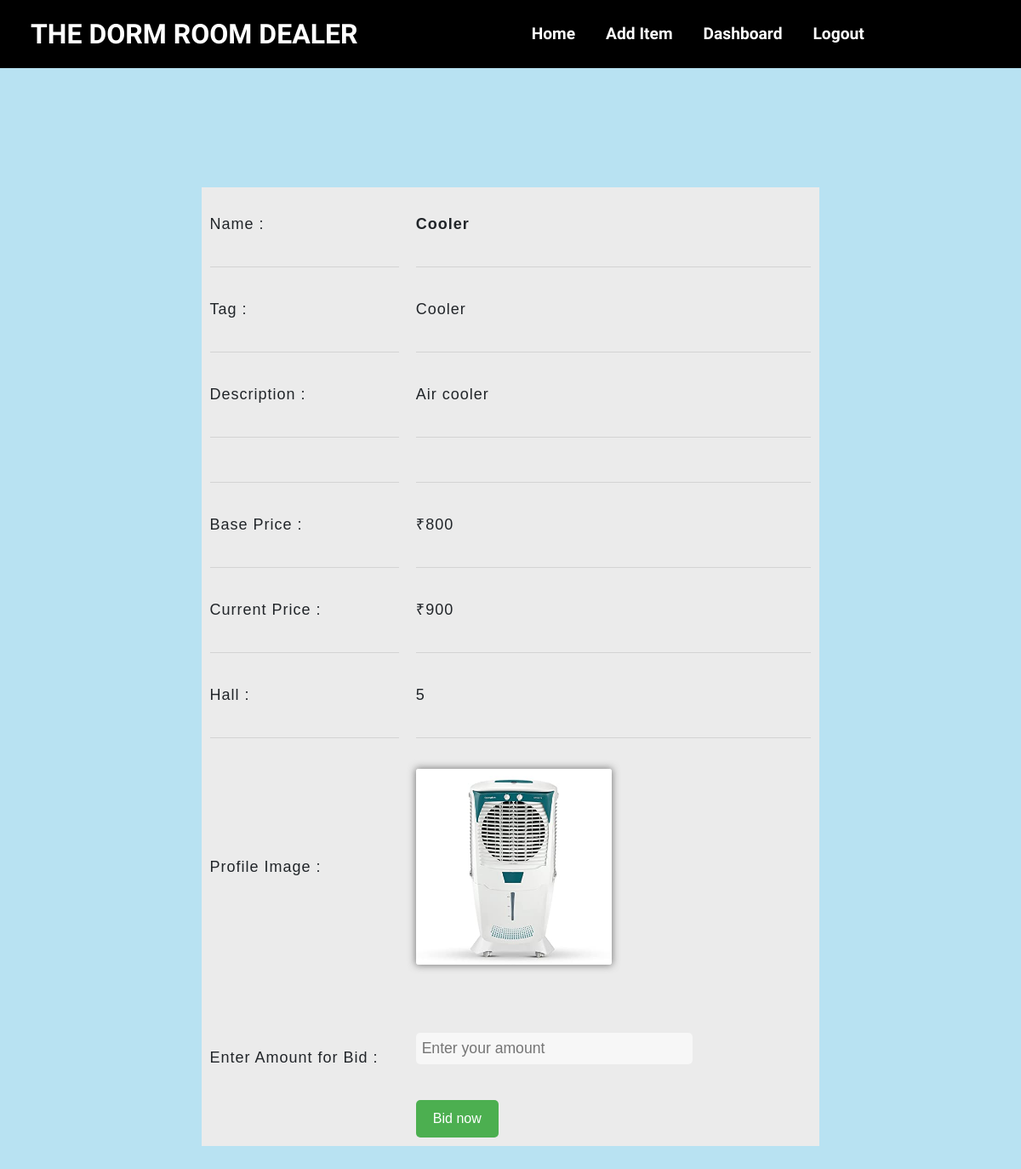
The app's page /items/biditem?id=1 (signed in) with its own data.
### items/models.py (models this page shows)
class Item(models.Model):
    name=models.CharField(max_length=25)
    profile=models.ImageField(upload_to='pics')
    img1=models.ImageField(upload_to='pics' ,null=True )
    img2=models.ImageField(upload_to='pics' ,null=True )
    description=models.TextField()
    location = models.IntegerField(null = True)
    basePrice=models.IntegerField()
    currentPrice=models.IntegerField()
    minBidPrice = models.IntegerField(null = True )
    tag=models.CharField(max_length=25)
    status=models.CharField(null=True,max_length=25)
    sold=models.CharField(max_length=10,default="unsold")
    ownermail = models.EmailField(unique=False)
    start_date = models.DateTimeField(null = False, default=datetime.now)
    end_date = models.DateTimeField(null=False, default=datetime.now)
    highest_bidder=models.IntegerField(null=True)
    sendwinmail = models.CharField(max_length=7,default="notSent")

### items/views.py (the view)
# urls.py: path('biditem',views.biditem,name="biditem"),
@login_required(login_url='login')
def biditem(request):
    id=request.GET['id']
    item = Item.objects.get(id=id)
    lstatus="live"
    if item.status ==lstatus:
        return render(request,"biditem.html",{'item':item})
    else:
        return redirect("home")

### templates/biditem.html (shortened to what this page needs)
{% extends 'base.html' %}
{% block content %}
<div class="container">
    <center>
        <table border="0">
            <tr>
                <td height="20px"></td>
                <td height="20px"></td>
            </tr>
            <tr>
                <td>Name : </td>
                <td><b>{{item.name}}</b></td>
            </tr>
            <tr>
                <td height="10px">
                    <hr>
                </td>
                <td height="10px">
                    <hr>
                </td>
            </tr>
            <tr>
                <td class="right">Tag :</td>
                <td>{{item.tag}}</td>
            </tr>
            <tr>
                <td height="10px">
                    <hr>
                </td>
                <td height="10px">
                    <hr>
                </td>
            </tr>
            <tr>
                <td width="30%">Description : </td>
                <td width="60%">{{item.description}}</td>
            </tr>
            <tr>
                <td height="10px">
                    <hr>
                </td>
                <td height="10px">
                    <hr>
                </td>
            </tr>
            <tr>
                <td height="10px">
                    <hr>
                </td>
                <td height="10px">
                    <hr>
                </td>
            </tr>
            <tr>
                <td>Base Price :</td>
                <td>₹{{item.basePrice}}</td>
            </tr>
            <tr>
                <td height="10px">
                    <hr>
                </td>
                <td height="10px">
                    <hr>
                </td>
            </tr>
            <tr>
                <td>Current Price :</td>
                <td>₹{{item.currentPrice}}</td>
            </tr>
            <tr>
                <td height="10px">
                    <hr>
                </td>
                <td height="10px">
                    <hr>
                </td>
            </tr>
            <tr>
                <td>Hall :</td>
                <td>{{item.location}}</td>
            </tr>
            <tr>
                    <td height="10px">
                        <hr>
                    </td>
                    <td height="10px">
                        <hr>
                    </td>
            </tr>
            <tr>
                <td>Profile Image :</td>
                <td><img src={{item.profile.url}} height="300" width="400"></td>
            </tr>
            <tr>
                <td height="10px"></td>
                <td height="10px"></td>
            </tr>
            <tr>
                <td>{%if item.img1 %}<img src={{item.img1.url}} height="300" width="400"></td>{%endif%}
                <td>{%if item.img2 %}<img src={{item.img2.url}} height="300" width="400"></td>{%endif%}
            </tr>
            <tr>
                <td height="10px"></td>
                <td height="10px"></td>
            </tr>
            <tr>
                <form action="successfullBid">
                    <td>Enter Amount for Bid :<input type="hidden" name="iid" value={{item.id}}></td>
                    <td><input type="number" name="bidrs" class="field" placeholder="Enter your amount"
                            min={{item.currentPrice}} max="1000000"></td>
            </tr>
            <tr>
                <td></td>
                <td>
                    <input type="submit" class="btt" id="bid-button" value="Bid now">
                </td>
            </tr>
        </table>
    </center>
</div>
{% endblock %}

### static/css/nav.css (style rules this page uses)
body { margin: 0; padding: 0; }
table { background-color: rgb(235, 235, 235); margin: 30px auto; border-spacing: 0; }
tr td { background-color: rgb(235, 235, 235); font-size: 18px; font-family: 'Josefin Sans', sans-serif; font-weight: 500; padding: 10px; }
.field { width: 70%; padding: 0.2rem 0.3rem; outline: none; border: 2px solid rgba(0, 0, 0, 0); background-color: rgb(247, 247, 247); font-size: 1.1rem; border-radius: 5px; margin-bottom: 22px; transition: .3s; }
.container { width: 100%; margin-top: 140px; font-family: sans-serif ; letter-spacing: 1px; }
img { width: 230px; height: 230px; border-radius: 3px; box-shadow: 0 0px 8px 1px rgba(87, 87, 87, 0.719); }

### templates/biditem.html (style rules this page uses)
body { background-color: #B8E2F2; }
.btt { font-size: 16px; padding: 10px 20px; background-color: #4CAF50; color: white; border: none; border-radius: 5px; cursor: pointer; }

### records on screen
Item: name "Cooler", tag "Cooler", description "Air cooler", basePrice "800", currentPrice "900", location "5", profile (picture)
